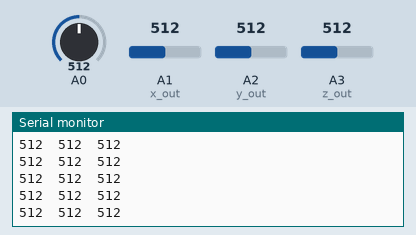
This sketch was run on a simulated Arduino Uno, built with avr-gcc and run on an emulated ATmega328P. Shown: the last lines printed to the serial monitor. Inputs (shaded band) come from the test bench; at power-on: A0 = 512, A1 (x_out) = 512, A2 (y_out) = 512, A3 (z_out) = 512.

Above: at 4.2 s.
4.3 s: A0 set to 105
At 4.9 s:
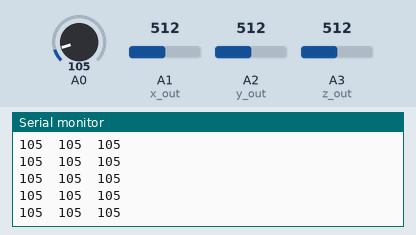
5.8 s: A0 set to 94
At 6.3 s:
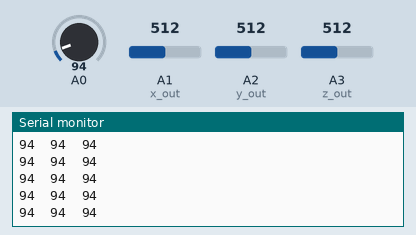
Timing chart, 0 to 8.8 s (numbered marks = the images above; inputs shaded):
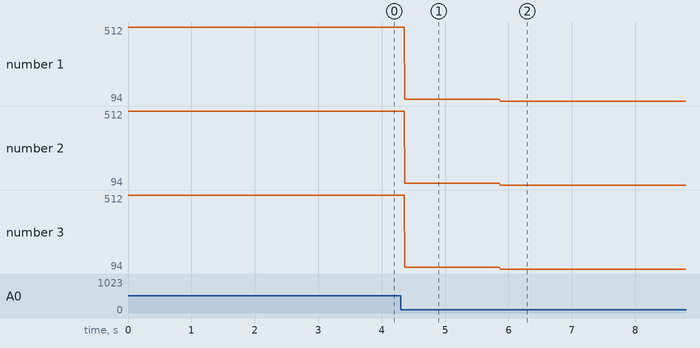

Measured:
- after the input at 4.3 s, the serial monitor: prints a new line after 0.07 s (image 1)
- after the input at 5.8 s, the serial monitor: prints a new line after 0.07 s (image 2)
- plotted number 1: 512 → 105 after the input at 4.3 s, 105 → 94 after the input at 5.8 s
- plotted number 2: 512 → 105 after the input at 4.3 s, 105 → 94 after the input at 5.8 s
- plotted number 3: 512 → 105 after the input at 4.3 s, 105 → 94 after the input at 5.8 s

The sketch:

kiihtyvyysanturi_testi.ino
```cpp
const int x_out = A1; /* connect x_out of module to A1 of UNO board */
const int y_out = A2; /* connect y_out of module to A2 of UNO board */
const int z_out = A3; /* connect z_out of module to A3 of UNO board */

void setup() {
  Serial.begin(9600);
}

void loop() {
  int x_value, y_value, z_value, xyz_value;

  x_value = analogRead(x_out); /* Digital value of voltage on x_out pin */
  y_value = analogRead(y_out); /* Digital value of voltage on y_out pin */
  z_value = analogRead(z_out); /* Digital value of voltage on z_out pin */
  //xyz_value = x_value + y_value + z_value;


  // print the sensor values:
  Serial.print(analogRead(x_value));

  // print a tab between values:
  Serial.print("\t");
  Serial.print(analogRead(y_value));

  // print a tab between values:
  Serial.print("\t");
  Serial.print(analogRead(z_value));

  // new line
  Serial.println();

  // delay before next reading:
  delay(10);
}
```
